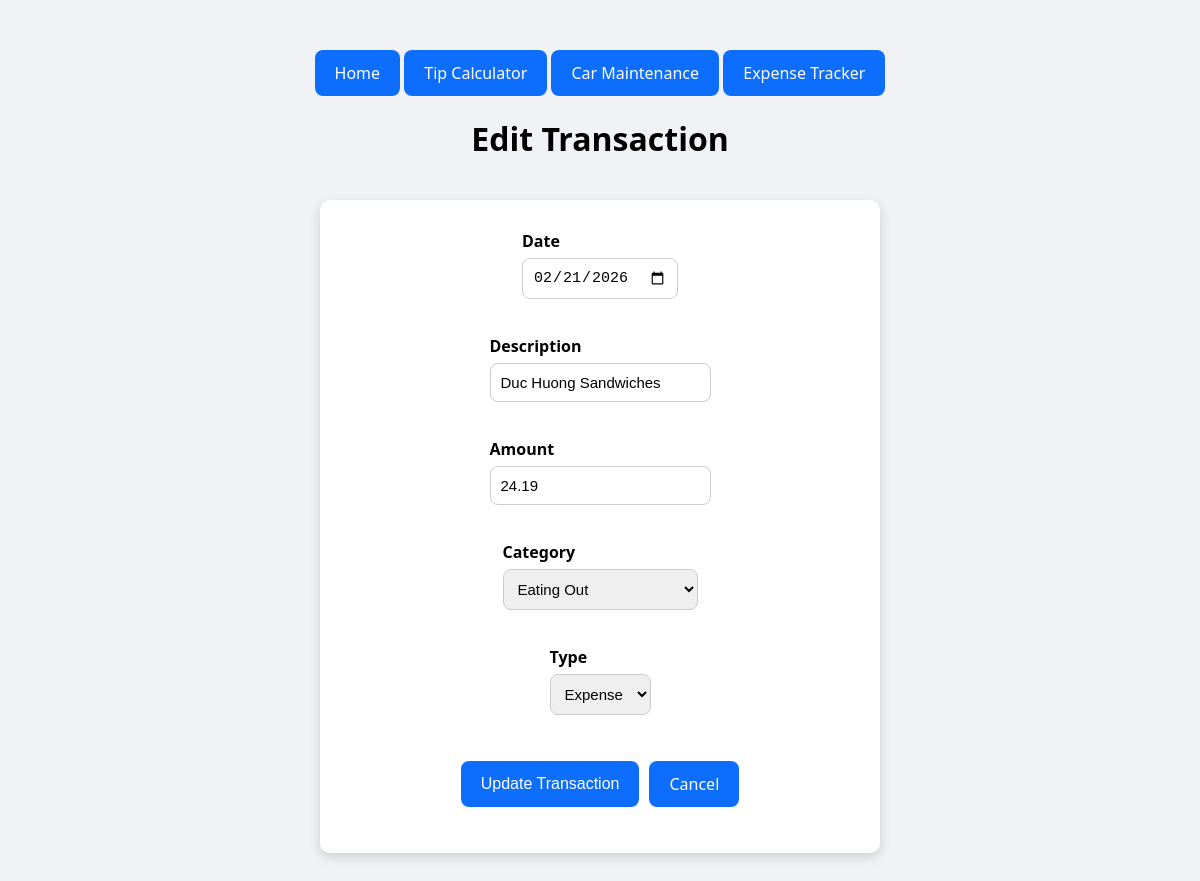
Page /expense_tracker/edit/14 on the committed database.
### app/expense_tracker/models.py (models this page shows, shortened)
class Transaction(db.Model):
    id = db.Column(db.Integer, primary_key=True)
    date = db.Column(db.Date, nullable=False)
    description = db.Column(db.String(2000), nullable=False)
    amount = db.Column(db.Numeric(10,2), nullable=False)
    category_id = db.Column(db.Integer, db.ForeignKey("categories.id"), nullable=False)
    type = db.Column(db.String(2000), nullable=False)
    created_at = db.Column(db.DateTime(timezone=True), default=lambda: datetime.now(timezone.utc))

class Category(db.Model):
    __tablename__ = "categories"
    id = db.Column(db.Integer, primary_key=True)
    name = db.Column(db.String(200), unique=True, nullable=False)
    active = db.Column(db.Boolean, default=True)
    transactions = db.relationship("Transaction", backref="category_obj", lazy=True)

### app/expense_tracker/routes.py (the view)
@expense_tracker.route("/edit/<int:tx_id>", methods=["GET"])
def edit_record(tx_id):
    tx = Transaction.query.get_or_404(tx_id)
    categories = Category.query.all()
    return render_template("edit_record.html", tx=tx, categories=categories)

### app/expense_tracker/templates/edit_record.html (shortened to what this page needs)
{% extends "base.html" %}
{% block content %}
<h1>Edit Transaction</h1>
<div class="the-card">
    <form method="POST">
        <div class="form-group">
            <label for="date">Date</label>
            <input type="date" id="date" name="date" value="{{ tx.date.strftime('%Y-%m-%d') }}" required>
        </div>
        <div class="form-group">
            <label for="description">Description</label>
            <input type="text" id="description" name="description" value="{{ tx.description }}" required>
        </div>
        <div class="form-group">
            <label for="amount">Amount</label>
            <input type="number" step="0.01" min="0" id="amount" name="amount" value="{{ tx.amount }}" required>
        </div>
        <div class="form-group">
            <label for="category">Category</label>
            <select id="category" name="category" required>
                {% for cat in categories %}
                    <option value="{{ cat.id }}" {% if tx.category_id == cat.id %}selected{% endif %}>
                        {{ cat.name }}
                    </option>
                {% endfor %}
            </select>
        </div>
        <div class="form-group">
            <label for="type">Type</label>
            <select id="type" name="type" required>
                <option value="expense" {% if tx.type == "expense" %}selected{% endif %}>Expense</option>
            </select>
        </div>
        <div class="form-actions">
            <button type="submit" class="btn">Update Transaction</button>
            <a href="{{ url_for('expense_tracker.view_all') }}" class="btn">Cancel</a>
        </div>
    </form>
</div>
{% endblock %}

### app/static/css/style.css (style rules this page uses)
body { font-family: 'Segoe UI', sans-serif; background: #f0f2f5 url("https://www.toptal.com/designers/subtlepatterns/uploads/white-waves.png"); background-size: 600px; text-align: center; margin: 50px; }
a { text-decoration: none; color: inherit; }
.btn { display: inline-block; padding: 12px 20px; background: #0d6efd; color: white; text-decoration: none; border-radius: 8px; border: none; cursor: pointer; font-size: 16px; text-align: center; transition: 0.2s; }
.the-card { width: 100%; max-width: 500px; padding: 30px; border-radius: 10px; box-shadow: rgba(0,0,0,0.15) 0 4px 12px; background-color: white; margin: 40px auto; text-align: center; display: flex; flex-direction: column; gap: 20px; align-items: center; }
.the-card form { display: flex; flex-direction: column; align-items: center; gap: 20px; }
.form-group { display: flex; flex-direction: column; gap: 6px; margin-bottom: 16px; text-align: left; }
.form-group label { font-weight: 600; }
.form-group input, .form-group select { padding: 10px; border: 1px solid #ccc; border-radius: 8px; font-size: 15px; }
.form-actions { margin-top: 10px; display: flex; justify-content: center; gap: 10px; }

### rows in the picture
Transaction: date "02/21/2026", description "Duc Huong Sandwiches", amount "24.19", category "Eating Out", type "Expense"
